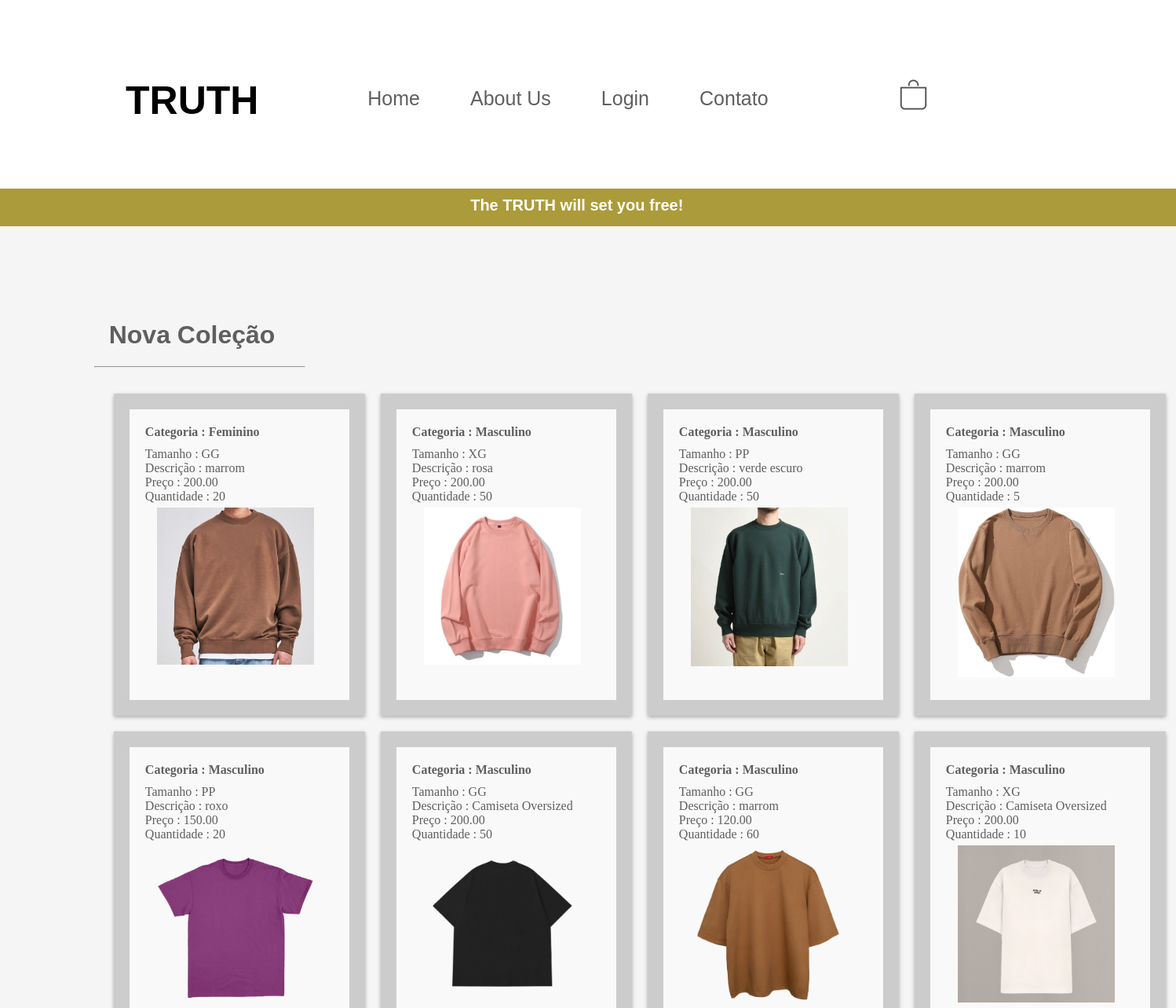
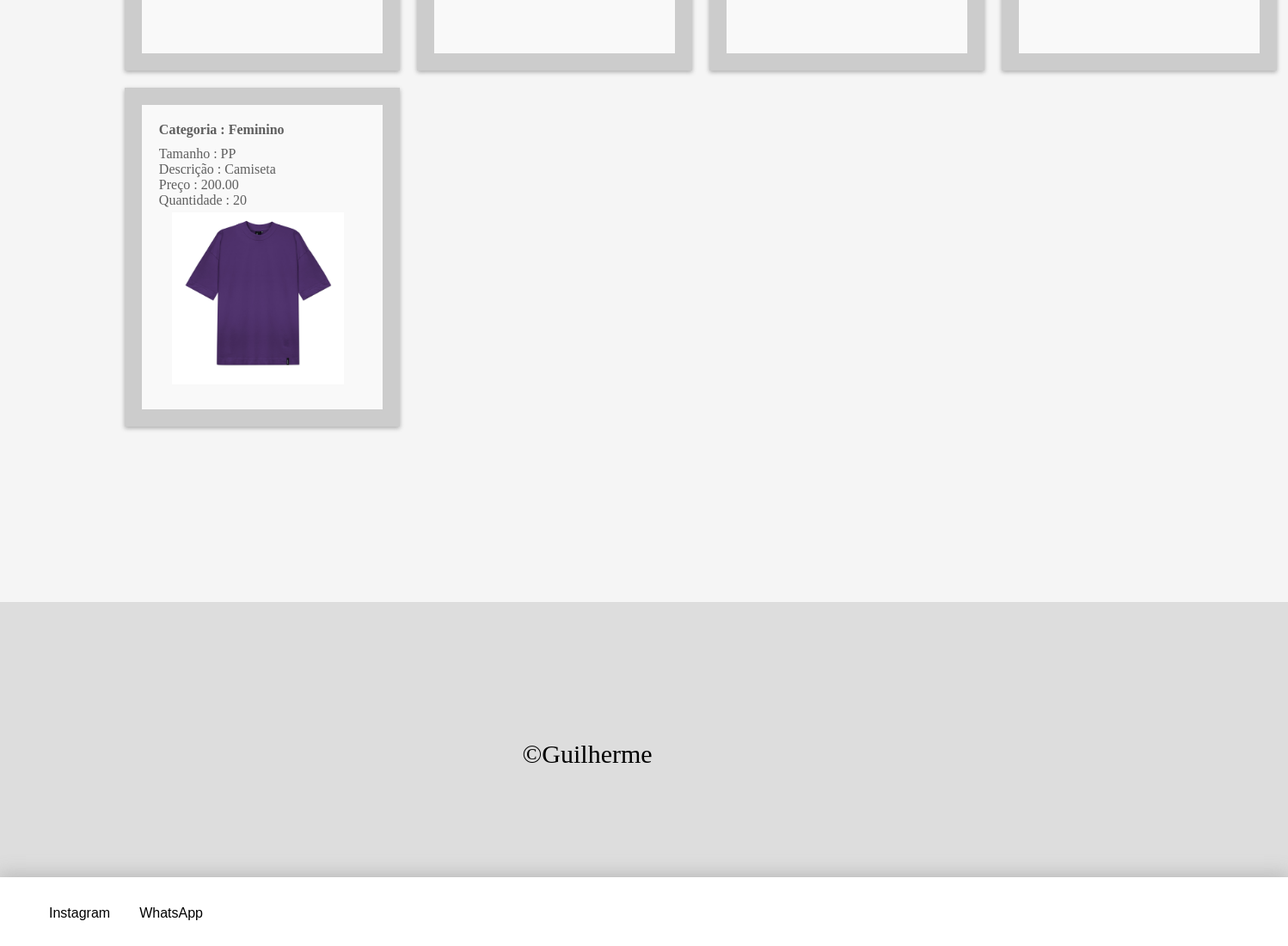
Screenshot of /code/index.php with the database file from the repository (2 pictures, top to bottom).
### tables this page shows
CREATE TABLE `produto` (
  `id` int NOT NULL,
  `tipo` varchar(10) NOT NULL,
  `tamanho` varchar(5) NOT NULL,
  `descricao` varchar(255) NOT NULL,
  `preco` decimal(10,2) NOT NULL,
  `quantidade` int NOT NULL,
  `imagem` varchar(255) DEFAULT NULL
);

### code/index.php (the view, shortened to what this page needs)
<!DOCTYPE html>
<html lang="pt-br">
<head>
    <link rel="stylesheet" type="text/css" href="css/style.css">
</head>
<body>
    <header>
        <div class="nav-bar">
                    <a href="index.php"><h1>TRUTH</h1></a>
                <div class="nav-item">
                    <li><a href="index.php">Home</a></li>
                    <li><a href="about.php">About Us</a></li>
                    <li><a href="login.php">Login</a></li>
                    <li><a href="contact.php">Contato</a></li>
                </div>
        <div class="icon">
        <a href="login.php">
                <div class="carrinho">
                    <img src="image/icon/compra.png" alt="icon">
                </div></a></div>
        </div>
            <div class="bar2">
                <h1>The TRUTH will set you free!</h1>
            </div>
    </header>
        <div class="hr1">
            <h1>Nova Coleção</h1>
            <hr>
            <section>
    <div class="background">
<div class="certo">
    <?php
    include_once('conexao.php');
    $sql = "SELECT id, tipo, tamanho, descricao, preco, quantidade, imagem FROM produto";
    $result = $conn->query($sql);
    if ($result->num_rows > 0) {
        while($row = $result->fetch_assoc()) {
            echo "<div class='card'>";
            echo "<div class='card-header'> Categoria : " . $row["tipo"] . "</div>";
            echo "<div class='p'> Tamanho : " . $row["tamanho"]. "</div>";
            echo "<div class='p'> Descrição : " . $row["descricao"]. "</div>";
            echo "<div class='p'> Preço : " . $row["preco"]. "</div>";
            echo "<div class='p'> Quantidade : " . $row["quantidade"]. "</div>";
            echo "<div class='p'> <img src='" . $row["imagem"] . "' alt='Imagem'><br>" . "</div>";
            echo "</div>";
        }
    } else {
        echo "0 resultados";
    }
    ?>
</div>
    </div>
        </div>
        <div class="footer">
            <footer>
                <li>&copy;Guilherme</li>
            </footer>
        </div>
        <div class="footer2">
            <footer>
                <ul>
                    <a href="https://www.instagram.com/guilhermeoliveira.ink/"><li>Instagram</li></a>
                    <li>WhatsApp</li>
                </ul>
            </footer>
        </div>
    </body>
</html>

### css/style.css (style rules this page uses)
body { padding: 0; margin: 0; align-content: center; background-color: whitesmoke; }
.nav-bar { background-color: white; display: flex; height: 15pc; width: 100%; align-items: center; overflow: hidden; transition: top 0.3s; }
.nav-bar h1 { color: black; margin-top: 15%; font-size: 50px; font-family: 'Lucida Sans', 'Lucida Sans Regular', 'Lucida Grande', 'Lucida Sans Unicode', Geneva, Verdana, sans-serif ; margin-left: 10pc; padding: 0px; flex-direction: column; }
.nav-bar a { text-decoration: none; }
.nav-item { margin-top: 10px; margin-left: 5%; }
.nav-bar li { display: flex; font-style: none; list-style: none; margin-left: 4pc; font-size: 25px; font-family: Arial, Helvetica, sans-serif; float: left; }
.nav-bar li a { text-decoration: none; color: rgb(95, 95, 95); transition: all ease 0.3s; }
.icon { margin-left: 10pc; }
.carrinho { display: flex; cursor: pointer; margin: 0; padding: 0; margin-left: -20%; align-content: center; height: 55px; width: auto; transition: all ease 0.4s; }
.bar2 { display: flex; background-color: rgb(172, 155, 58); height: 3pc; }
.bar2 h1 { margin: 10px; margin-left: 40%; font-size: 20px; font-family: Verdana, Geneva, Tahoma, sans-serif; color: white; }
.hr1 { margin: 8%; margin-left: 8%; margin-right: 74%; color: rgb(95, 95, 95); }
.hr1 h1 { font-family: 'Lucida Sans', 'Lucida Sans Regular', 'Lucida Grande', 'Lucida Sans Unicode', Geneva, Verdana, sans-serif; margin-left: 7%; cursor: pointer; transition: all ease 0.3s; }
.footer { display: flex; background-color: rgb(221, 221, 221); margin-top: 12%; height: 20pc; }
.footer li { display: flex; padding: 10pc; margin-left: 95%; font-style: none; font-size: 30px; list-style: none; }
.footer2 { display: flex; height: 5pc; background-color: white; box-shadow: 0px -2px 20px 2px rgb(186, 186, 186); }
.footer2 li { display: flex; float: left; margin: 17px; cursor: pointer; font-family: 'Lucida Sans', 'Lucida Sans Regular', 'Lucida Grande', 'Lucida Sans Unicode', Geneva, Verdana, sans-serif; transition: all ease 0.3s; }
.footer2 a { color: black; }

### code/index.php (style rules this page uses)
.card { border: 20px solid #ccc; padding: 20px; margin: 10px; width: 15pc; background-color: #f9f9f9; box-shadow: 0 2px 5px rgba(0, 0, 0, 0.3); cursor: pointer; }
.card-header { font-weight: bold; margin-bottom: 10px; }
img { max-width: 200px; height: auto; padding: 5px; margin-left: 10px; }
.background { display: flex; width: 87pc; }
.certo { display: grid; grid-template-columns: auto auto auto auto; margin-inline: center; flex-wrap: wrap; margin: 15px; }

### rows the page displays
produto: tipo "Feminino", tamanho "GG", descricao "marrom", preco "200.00", quantidade "20", imagem (picture)
produto: tipo "Masculino", tamanho "XG", descricao "rosa", preco "200.00", quantidade "50", imagem (picture)
produto: tipo "Masculino", tamanho "PP", descricao "verde escuro", preco "200.00", quantidade "50", imagem (picture)
produto: tipo "Masculino", tamanho "GG", descricao "marrom", preco "200.00", quantidade "5", imagem (picture)
produto: tipo "Masculino", tamanho "PP", descricao "roxo", preco "150.00", quantidade "20", imagem (picture)
produto: tipo "Masculino", tamanho "GG", descricao "Camiseta Oversized", preco "200.00", quantidade "50", imagem (picture)
produto: tipo "Masculino", tamanho "GG", descricao "marrom", preco "120.00", quantidade "60", imagem (picture)
produto: tipo "Masculino", tamanho "XG", descricao "Camiseta Oversized", preco "200.00", quantidade "10", imagem (picture)
produto: tipo "Feminino", tamanho "PP", descricao "Camiseta", preco "200.00", quantidade "20", imagem (picture)
